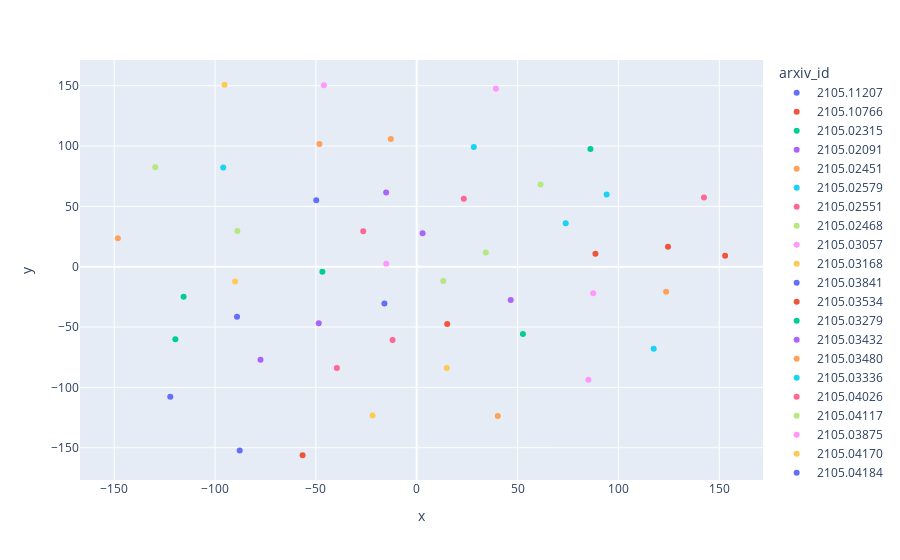

Notebook source saved alongside this figure:
### Code cell
# Initialize empty lists
all_embeddings = []
all_arxiv_ids = []
all_nugget_answers = []
all_nugget_questions = []

# Iterate over dataset to collect all embeddings and corresponding arxiv_id
for arxiv_id, data in dataset.items():
    for block in data['blocks']:
        for nugget in block.get("nuggets", []):
            all_embeddings.append(np.array(nugget['embedding']))
            all_arxiv_ids.append(arxiv_id) 
            all_nugget_answers.append(nugget['answer'])
            all_nugget_questions.append(nugget['question'])
            break

# Convert lists to numpy arrays
all_embeddings = np.array(all_embeddings)
all_arxiv_ids = np.array(all_arxiv_ids)
all_nugget_answers = np.array(all_nugget_answers)
all_nugget_questions = np.array(all_nugget_questions)
# Compute t-SNE
tsne = TSNE(n_components=2, random_state=0,init="pca")
tsne_embeddings = tsne.fit_transform(all_embeddings)

# Create a DataFrame to hold t-SNE, arxiv_id and nugget_answers
df = pd.DataFrame({
    'x': tsne_embeddings[:, 0],
    'y': tsne_embeddings[:, 1],
    'arxiv_id': all_arxiv_ids,
    'nugget_question': all_nugget_questions,
    'nugget_answer': all_nugget_answers
})

# Plot with plotly
fig = px.scatter(df, x='x', y='y', color='arxiv_id', hover_data=['nugget_answer', 'nugget_question'])
fig.show()

### Figure 1 — Plotly figure (JSON) as saved in the notebook; plotly's stock layout.template omitted (floating-point values rounded to 4 significant figures)
{"data": [{"customdata": [["Oil palm is the third largest oil crop in the world by planted area.", "What is the ranking of oil palm among oil crops in terms of planted area?"]], "hovertemplate": "arxiv_id=2105.11207<br>x=%{x}<br>y=%{y}<br>nugget_answer=%{customdata[0]}<br>nugget_question=%{customdata[1]}<extra></extra>", "legendgroup": "2105.11207", "marker": {"color": "#636efa", "symbol": "circle"}, "mode": "markers", "name": "2105.11207", "orientation": "v", "showlegend": true, "type": "scatter", "x": [-87.77], "xaxis": "x", "y": [-152.4], "yaxis": "y"}, {"customdata": [["Engineers have developed control systems to keep automated systems on course.", "What have engineers developed to keep automated systems on course?"]], "hovertemplate": "arxiv_id=2105.10766<br>x=%{x}<br>y=%{y}<br>nugget_answer=%{customdata[0]}<br>nugget_question=%{customdata[1]}<extra></extra>", "legendgroup": "2105.10766", "marker": {"color": "#EF553B", "symbol": "circle"}, "mode": "markers", "name": "2105.10766", "orientation": "v", "showlegend": true, "type": "scatter", "x": [88.62], "xaxis": "x", "y": [10.82], "yaxis": "y"}, {"customdata": [["Many datasets are relational in nature.", "What is the nature of many datasets?"]], "hovertemplate": "arxiv_id=2105.02315<br>x=%{x}<br>y=%{y}<br>nugget_answer=%{customdata[0]}<br>nugget_question=%{customdata[1]}<extra></extra>", "legendgroup": "2105.02315", "marker": {"color": "#00cc96", "symbol": "circle"}, "mode": "markers", "name": "2105.02315", "orientation": "v", "showlegend": true, "type": "scatter", "x": [52.66], "xaxis": "x", "y": [-55.73], "yaxis": "y"}, {"customdata": [["Social biases in algorithms.", "What has been investigated and identified in a number of contexts?"]], "hovertemplate": "arxiv_id=2105.02091<br>x=%{x}<br>y=%{y}<br>nugget_answer=%{customdata[0]}<br>nugget_question=%{customdata[1]}<extra></extra>", "legendgroup": "2105.02091", "marker": {"color": "#ab63fa", "symbol": "circle"}, "mode": "markers", "name": "2105.02091", "orientation": "v", "showlegend": true, "type": "scatter", "x": [-48.59], "xaxis": "x", "y": [-46.86], "yaxis": "y"}, {"customdata": [["Motion capture (mocap) data is a technique used to capture the movement of objects or people and record it as digital data.", "What is motion capture (mocap) data?"]], "hovertemplate": "arxiv_id=2105.02451<br>x=%{x}<br>y=%{y}<br>nugget_answer=%{customdata[0]}<br>nugget_question=%{customdata[1]}<extra></extra>", "legendgroup": "2105.02451", "marker": {"color": "#FFA15A", "symbol": "circle"}, "mode": "markers", "name": "2105.02451", "orientation": "v", "showlegend": true, "type": "scatter", "x": [-48.24], "xaxis": "x", "y": [101.7], "yaxis": "y"}, {"customdata": [["Monte Carlo techniques refer to a set of sampling methods used in statistics, signal processing, and machine learning. These methods can be categorized into four main families: direct methods based on transformation of random variables, rejection sampling procedures, Markov chain Monte Carlo (MCMC) algorithms, and importance sampling (IS) schemes.", "What are Monte Carlo techniques?"]], "hovertemplate": "arxiv_id=2105.02579<br>x=%{x}<br>y=%{y}<br>nugget_answer=%{customdata[0]}<br>nugget_question=%{customdata[1]}<extra></extra>", "legendgroup": "2105.02579", "marker": {"color": "#19d3f3", "symbol": "circle"}, "mode": "markers", "name": "2105.02579", "orientation": "v", "showlegend": true, "type": "scatter", "x": [117.5], "xaxis": "x", "y": [-68.03], "yaxis": "y"}, {"customdata": [["An ensemble is the combination of multiple models, trained to solve the same task and joined to improve the overall performance.", "What is an ensemble?"]], "hovertemplate": "arxiv_id=2105.02551<br>x=%{x}<br>y=%{y}<br>nugget_answer=%{customdata[0]}<br>nugget_question=%{customdata[1]}<extra></extra>", "legendgroup": "2105.02551", "marker": {"color": "#FF6692", "symbol": "circle"}, "mode": "markers", "name": "2105.02551", "orientation": "v", "showlegend": true, "type": "scatter", "x": [23.36], "xaxis": "x", "y": [56.27], "yaxis": "y"}, {"customdata": [["The desirable properties of neural nets according to the common belief are stability to random noise (small G_f) and stability to diffeomorphisms (small D_f).", "What are the desirable properties of neural nets according to the common belief?"]], "hovertemplate": "arxiv_id=2105.02468<br>x=%{x}<br>y=%{y}<br>nugget_answer=%{customdata[0]}<br>nugget_question=%{customdata[1]}<extra></extra>", "legendgroup": "2105.02468", "marker": {"color": "#B6E880", "symbol": "circle"}, "mode": "markers", "name": "2105.02468", "orientation": "v", "showlegend": true, "type": "scatter", "x": [34.24], "xaxis": "x", "y": [11.83], "yaxis": "y"}, {"customdata": [["Electrochemical systems are used for energy conversion and storage, as well as chemical manufacturing.", "What are electrochemical systems used for?"]], "hovertemplate": "arxiv_id=2105.03057<br>x=%{x}<br>y=%{y}<br>nugget_answer=%{customdata[0]}<br>nugget_question=%{customdata[1]}<extra></extra>", "legendgroup": "2105.03057", "marker": {"color": "#FF97FF", "symbol": "circle"}, "mode": "markers", "name": "2105.03057", "orientation": "v", "showlegend": true, "type": "scatter", "x": [87.5], "xaxis": "x", "y": [-21.96], "yaxis": "y"}, {"customdata": [["Anonymous eschews notions of social hierarchy, membership, and set interests.", "What sets Anonymous apart from typical social groups?"]], "hovertemplate": "arxiv_id=2105.03168<br>x=%{x}<br>y=%{y}<br>nugget_answer=%{customdata[0]}<br>nugget_question=%{customdata[1]}<extra></extra>", "legendgroup": "2105.03168", "marker": {"color": "#FECB52", "symbol": "circle"}, "mode": "markers", "name": "2105.03168", "orientation": "v", "showlegend": true, "type": "scatter", "x": [-95.3], "xaxis": "x", "y": [150.8], "yaxis": "y"}, {"customdata": [["The bag of words model is commonly used in signal processing, computer vision, and audio processing.", "What is the bag of words model commonly used in?"]], "hovertemplate": "arxiv_id=2105.03841<br>x=%{x}<br>y=%{y}<br>nugget_answer=%{customdata[0]}<br>nugget_question=%{customdata[1]}<extra></extra>", "legendgroup": "2105.03841", "marker": {"color": "#636efa", "symbol": "circle"}, "mode": "markers", "name": "2105.03841", "orientation": "v", "showlegend": true, "type": "scatter", "x": [-49.82], "xaxis": "x", "y": [55.02], "yaxis": "y"}, {"customdata": [["Physical simulation plays an important role in designing high-performance engineering components.", "What is the role of physical simulation in designing engineering components?"]], "hovertemplate": "arxiv_id=2105.03534<br>x=%{x}<br>y=%{y}<br>nugget_answer=%{customdata[0]}<br>nugget_question=%{customdata[1]}<extra></extra>", "legendgroup": "2105.03534", "marker": {"color": "#EF553B", "symbol": "circle"}, "mode": "markers", "name": "2105.03534", "orientation": "v", "showlegend": true, "type": "scatter", "x": [124.6], "xaxis": "x", "y": [16.51], "yaxis": "y"}, {"customdata": [["Recent innovations in deep learning models include GPT-2 and GPT-3.", "What are some recent innovations in deep learning models?"]], "hovertemplate": "arxiv_id=2105.03279<br>x=%{x}<br>y=%{y}<br>nugget_answer=%{customdata[0]}<br>nugget_question=%{customdata[1]}<extra></extra>", "legendgroup": "2105.03279", "marker": {"color": "#00cc96", "symbol": "circle"}, "mode": "markers", "name": "2105.03279", "orientation": "v", "showlegend": true, "type": "scatter", "x": [-46.77], "xaxis": "x", "y": [-4.213], "yaxis": "y"}, {"customdata": [["Neural approaches to language generation refer to the use of neural networks to generate human-like text. These approaches have become predominant in various tasks such as concept-to-text Natural Language Generation (NLG), Summarisation, and Machine Translation. They are favored for their ability to achieve state-of-the-art performance through end-to-end training.", "What are neural approaches to language generation?"]], "hovertemplate": "arxiv_id=2105.03432<br>x=%{x}<br>y=%{y}<br>nugget_answer=%{customdata[0]}<br>nugget_question=%{customdata[1]}<extra></extra>", "legendgroup": "2105.03432", "marker": {"color": "#ab63fa", "symbol": "circle"}, "mode": "markers", "name": "2105.03432", "orientation": "v", "showlegend": true, "type": "scatter", "x": [-15.16], "xaxis": "x", "y": [61.41], "yaxis": "y"}, {"customdata": [["The curse of dimensionality is a phenomenon in applied mathematics where the computational complexity of certain algorithms increases exponentially with the dimension of the problem. It is particularly challenging in high dimensional problems.", "What is the curse of dimensionality?"]], "hovertemplate": "arxiv_id=2105.03480<br>x=%{x}<br>y=%{y}<br>nugget_answer=%{customdata[0]}<br>nugget_question=%{customdata[1]}<extra></extra>", "legendgroup": "2105.03480", "marker": {"color": "#FFA15A", "symbol": "circle"}, "mode": "markers", "name": "2105.03480", "orientation": "v", "showlegend": true, "type": "scatter", "x": [40.2], "xaxis": "x", "y": [-123.8], "yaxis": "y"}, {"customdata": [["Optimal control problems are a class of optimization problems that have many applications in engineering. They involve finding the best control inputs for a system to optimize a certain objective, such as trajectory planning, robot manipulator control, and humanoid robot control.", "What are optimal control problems?"]], "hovertemplate": "arxiv_id=2105.03336<br>x=%{x}<br>y=%{y}<br>nugget_answer=%{customdata[0]}<br>nugget_question=%{customdata[1]}<extra></extra>", "legendgroup": "2105.03336", "marker": {"color": "#19d3f3", "symbol": "circle"}, "mode": "markers", "name": "2105.03336", "orientation": "v", "showlegend": true, "type": "scatter", "x": [73.87], "xaxis": "x", "y": [36.12], "yaxis": "y"}, {"customdata": [["Deep learning", "What is the dominant machine learning technique of recent times?"]], "hovertemplate": "arxiv_id=2105.04026<br>x=%{x}<br>y=%{y}<br>nugget_answer=%{customdata[0]}<br>nugget_question=%{customdata[1]}<extra></extra>", "legendgroup": "2105.04026", "marker": {"color": "#FF6692", "symbol": "circle"}, "mode": "markers", "name": "2105.04026", "orientation": "v", "showlegend": true, "type": "scatter", "x": [-11.98], "xaxis": "x", "y": [-60.71], "yaxis": "y"}, {"customdata": [["ACM's consolidated article template was introduced in 2017.", "When was ACM's consolidated article template introduced?"]], "hovertemplate": "arxiv_id=2105.04117<br>x=%{x}<br>y=%{y}<br>nugget_answer=%{customdata[0]}<br>nugget_question=%{customdata[1]}<extra></extra>", "legendgroup": "2105.04117", "marker": {"color": "#B6E880", "symbol": "circle"}, "mode": "markers", "name": "2105.04117", "orientation": "v", "showlegend": true, "type": "scatter", "x": [-88.93], "xaxis": "x", "y": [29.65], "yaxis": "y"}, {"customdata": [["An acknowledgment is a statement of gratitude or appreciation for someone's contribution or support.", "What is an acknowledgment?"]], "hovertemplate": "arxiv_id=2105.03875<br>x=%{x}<br>y=%{y}<br>nugget_answer=%{customdata[0]}<br>nugget_question=%{customdata[1]}<extra></extra>", "legendgroup": "2105.03875", "marker": {"color": "#FF97FF", "symbol": "circle"}, "mode": "markers", "name": "2105.03875", "orientation": "v", "showlegend": true, "type": "scatter", "x": [-46.02], "xaxis": "x", "y": [150.5], "yaxis": "y"}, {"customdata": [["Recommender systems (RS) are widely used in countless online applications to provide personalized suggestions to each user.", "What are recommender systems?"]], "hovertemplate": "arxiv_id=2105.04170<br>x=%{x}<br>y=%{y}<br>nugget_answer=%{customdata[0]}<br>nugget_question=%{customdata[1]}<extra></extra>", "legendgroup": "2105.04170", "marker": {"color": "#FECB52", "symbol": "circle"}, "mode": "markers", "name": "2105.04170", "orientation": "v", "showlegend": true, "type": "scatter", "x": [-90.07], "xaxis": "x", "y": [-12.33], "yaxis": "y"}, {"customdata": [["By the end of 2025, the number of mobile broadband subscriptions is estimated to increase to 9 billion.", "What is the estimated number of mobile broadband subscriptions by the end of 2025?"]], "hovertemplate": "arxiv_id=2105.04184<br>x=%{x}<br>y=%{y}<br>nugget_answer=%{customdata[0]}<br>nugget_question=%{customdata[1]}<extra></extra>", "legendgroup": "2105.04184", "marker": {"color": "#636efa", "symbol": "circle"}, "mode": "markers", "name": "2105.04184", "orientation": "v", "showlegend": true, "type": "scatter", "x": [-122.2], "xaxis": "x", "y": [-107.8], "yaxis": "y"}, {"customdata": [["The consequences of natural disasters in the Kingdom of Tonga can be damaging for the population, especially those who heavily depend on local agriculture as a primary food source.", "What are the consequences of natural disasters in the Kingdom of Tonga?"]], "hovertemplate": "arxiv_id=2105.04356<br>x=%{x}<br>y=%{y}<br>nugget_answer=%{customdata[0]}<br>nugget_question=%{customdata[1]}<extra></extra>", "legendgroup": "2105.04356", "marker": {"color": "#EF553B", "symbol": "circle"}, "mode": "markers", "name": "2105.04356", "orientation": "v", "showlegend": true, "type": "scatter", "x": [-56.58], "xaxis": "x", "y": [-156.3], "yaxis": "y"}, {"customdata": [["Computer vision and topology optimization are related in that both involve optimizing a set of elements/pixels in a grid and minimizing a functional to obtain an optimized configuration. In computer vision, the optimized configuration could be a set of segmentation labels, while in topology optimization, it could be thought of as material phases.", "How are computer vision and topology optimization related?"]], "hovertemplate": "arxiv_id=2105.04232<br>x=%{x}<br>y=%{y}<br>nugget_answer=%{customdata[0]}<br>nugget_question=%{customdata[1]}<extra></extra>", "legendgroup": "2105.04232", "marker": {"color": "#00cc96", "symbol": "circle"}, "mode": "markers", "name": "2105.04232", "orientation": "v", "showlegend": true, "type": "scatter", "x": [86.12], "xaxis": "x", "y": [97.67], "yaxis": "y"}, {"customdata": [["Prediction systems are being used for tasks such as predicting recidivism risk to help judges make bail decisions, assessing credit ratings, assessing the risk of defaulting on a loan, and predicting the risk of accidents for insurance purposes.", "What are some socially impactful tasks that prediction systems are being used for?"]], "hovertemplate": "arxiv_id=2105.04249<br>x=%{x}<br>y=%{y}<br>nugget_answer=%{customdata[0]}<br>nugget_question=%{customdata[1]}<extra></extra>", "legendgroup": "2105.04249", "marker": {"color": "#ab63fa", "symbol": "circle"}, "mode": "markers", "name": "2105.04249", "orientation": "v", "showlegend": true, "type": "scatter", "x": [-77.45], "xaxis": "x", "y": [-77.07], "yaxis": "y"}, {"customdata": [["A Brain-Computer Interface (BCI) is a tool that allows the use of brain signals to control an external device or to emit a message.", "What is a Brain-Computer Interface (BCI)?"]], "hovertemplate": "arxiv_id=2105.04294<br>x=%{x}<br>y=%{y}<br>nugget_answer=%{customdata[0]}<br>nugget_question=%{customdata[1]}<extra></extra>", "legendgroup": "2105.04294", "marker": {"color": "#FFA15A", "symbol": "circle"}, "mode": "markers", "name": "2105.04294", "orientation": "v", "showlegend": true, "type": "scatter", "x": [-12.83], "xaxis": "x", "y": [105.8], "yaxis": "y"}, {"customdata": [["The purpose of design optimization in engineering is to find solutions to technical problems.", "What is the purpose of design optimization in engineering?"]], "hovertemplate": "arxiv_id=2105.04247<br>x=%{x}<br>y=%{y}<br>nugget_answer=%{customdata[0]}<br>nugget_question=%{customdata[1]}<extra></extra>", "legendgroup": "2105.04247", "marker": {"color": "#19d3f3", "symbol": "circle"}, "mode": "markers", "name": "2105.04247", "orientation": "v", "showlegend": true, "type": "scatter", "x": [94.17], "xaxis": "x", "y": [59.89], "yaxis": "y"}, {"customdata": [["Models based on artificial neural networks (ANNs) have achieved unexpected success in a wide range of machine learning and artificial intelligence fields such as computer vision, natural language processing, and reinforcement learning.", "What is the success of models based on artificial neural networks (ANNs)?"]], "hovertemplate": "arxiv_id=2105.04156<br>x=%{x}<br>y=%{y}<br>nugget_answer=%{customdata[0]}<br>nugget_question=%{customdata[1]}<extra></extra>", "legendgroup": "2105.04156", "marker": {"color": "#FF6692", "symbol": "circle"}, "mode": "markers", "name": "2105.04156", "orientation": "v", "showlegend": true, "type": "scatter", "x": [-26.52], "xaxis": "x", "y": [29.42], "yaxis": "y"}, {"customdata": [["The new goal in optimization is to have the option of choosing from different solutions that are good enough to fulfill a task, rather than being guided by single-solution algorithms.", "What is the new goal in optimization with the advent of 3D printing and generative design?"]], "hovertemplate": "arxiv_id=2105.04252<br>x=%{x}<br>y=%{y}<br>nugget_answer=%{customdata[0]}<br>nugget_question=%{customdata[1]}<extra></extra>", "legendgroup": "2105.04252", "marker": {"color": "#B6E880", "symbol": "circle"}, "mode": "markers", "name": "2105.04252", "orientation": "v", "showlegend": true, "type": "scatter", "x": [61.4], "xaxis": "x", "y": [68.07], "yaxis": "y"}, {"customdata": [["Graph Neural Networks (GNNs) have attracted the attention of many AI researchers.", "What has attracted the attention of many AI researchers?"]], "hovertemplate": "arxiv_id=2105.04528<br>x=%{x}<br>y=%{y}<br>nugget_answer=%{customdata[0]}<br>nugget_question=%{customdata[1]}<extra></extra>", "legendgroup": "2105.04528", "marker": {"color": "#FF97FF", "symbol": "circle"}, "mode": "markers", "name": "2105.04528", "orientation": "v", "showlegend": true, "type": "scatter", "x": [-15.09], "xaxis": "x", "y": [2.364], "yaxis": "y"}, {"customdata": [["Cybersecurity has become a critical aspect for many companies because a vulnerability or breach in its infrastructure can generate a considerable loss of value in economical, reputational, digital, psychological, and societal terms.", "Why has cybersecurity become a critical aspect for many companies?"]], "hovertemplate": "arxiv_id=2105.04798<br>x=%{x}<br>y=%{y}<br>nugget_answer=%{customdata[0]}<br>nugget_question=%{customdata[1]}<extra></extra>", "legendgroup": "2105.04798", "marker": {"color": "#FECB52", "symbol": "circle"}, "mode": "markers", "name": "2105.04798", "orientation": "v", "showlegend": true, "type": "scatter", "x": [-21.88], "xaxis": "x", "y": [-123.3], "yaxis": "y"}, {"customdata": [["Recommender systems play a central role in alleviating information overload problems by helping users to discover content relevant to their interests.", "What role do recommender systems play in alleviating information overload problems?"]], "hovertemplate": "arxiv_id=2105.04769<br>x=%{x}<br>y=%{y}<br>nugget_answer=%{customdata[0]}<br>nugget_question=%{customdata[1]}<extra></extra>", "legendgroup": "2105.04769", "marker": {"color": "#636efa", "symbol": "circle"}, "mode": "markers", "name": "2105.04769", "orientation": "v", "showlegend": true, "type": "scatter", "x": [-89.09], "xaxis": "x", "y": [-41.49], "yaxis": "y"}, {"customdata": [["Data-driven discovery of dynamic models", "What has recently picked up much attention in data science and machine learning?"]], "hovertemplate": "arxiv_id=2105.04869<br>x=%{x}<br>y=%{y}<br>nugget_answer=%{customdata[0]}<br>nugget_question=%{customdata[1]}<extra></extra>", "legendgroup": "2105.04869", "marker": {"color": "#EF553B", "symbol": "circle"}, "mode": "markers", "name": "2105.04869", "orientation": "v", "showlegend": true, "type": "scatter", "x": [15.12], "xaxis": "x", "y": [-47.51], "yaxis": "y"}, {"customdata": [["Recommender systems are algorithms that provide personalized recommendations to users based on their preferences and behavior.", "What are recommender systems?"]], "hovertemplate": "arxiv_id=2105.05008<br>x=%{x}<br>y=%{y}<br>nugget_answer=%{customdata[0]}<br>nugget_question=%{customdata[1]}<extra></extra>", "legendgroup": "2105.05008", "marker": {"color": "#00cc96", "symbol": "circle"}, "mode": "markers", "name": "2105.05008", "orientation": "v", "showlegend": true, "type": "scatter", "x": [-115.6], "xaxis": "x", "y": [-24.95], "yaxis": "y"}, {"customdata": [["Spiking Neural Networks (SNNs) are the third generation of Artificial Neural Networks (ANN) that have high biological plausibility, temporal information processing capability, and low power consumption on neuromorphic chips.", "What are Spiking Neural Networks (SNNs)?"]], "hovertemplate": "arxiv_id=2105.04916<br>x=%{x}<br>y=%{y}<br>nugget_answer=%{customdata[0]}<br>nugget_question=%{customdata[1]}<extra></extra>", "legendgroup": "2105.04916", "marker": {"color": "#ab63fa", "symbol": "circle"}, "mode": "markers", "name": "2105.04916", "orientation": "v", "showlegend": true, "type": "scatter", "x": [2.913], "xaxis": "x", "y": [27.69], "yaxis": "y"}, {"customdata": [["Uncertainties in practical engineering systems can exist in various forms, such as randomness associated with geometrical configurations, material properties, boundary conditions, and loading conditions.", "What are some forms of uncertainties in practical engineering systems?"]], "hovertemplate": "arxiv_id=2105.04979<br>x=%{x}<br>y=%{y}<br>nugget_answer=%{customdata[0]}<br>nugget_question=%{customdata[1]}<extra></extra>", "legendgroup": "2105.04979", "marker": {"color": "#FFA15A", "symbol": "circle"}, "mode": "markers", "name": "2105.04979", "orientation": "v", "showlegend": true, "type": "scatter", "x": [123.6], "xaxis": "x", "y": [-20.7], "yaxis": "y"}, {"customdata": [["The three main approaches to teach computer science are CS unplugged activities, Tangible Programming Languages (TPLs), and Visual Programming Languages (VPLs).", "What are the three main approaches to teach computer science?"]], "hovertemplate": "arxiv_id=2105.04963<br>x=%{x}<br>y=%{y}<br>nugget_answer=%{customdata[0]}<br>nugget_question=%{customdata[1]}<extra></extra>", "legendgroup": "2105.04963", "marker": {"color": "#19d3f3", "symbol": "circle"}, "mode": "markers", "name": "2105.04963", "orientation": "v", "showlegend": true, "type": "scatter", "x": [28.3], "xaxis": "x", "y": [99.23], "yaxis": "y"}, {"customdata": [["The field of structural health monitoring (SHM) is concerned with the development and implementation of online data acquisition and processing systems for the purpose of damage detection in structures and infrastructure.", "What is the field of structural health monitoring (SHM) concerned with?"]], "hovertemplate": "arxiv_id=2105.05622<br>x=%{x}<br>y=%{y}<br>nugget_answer=%{customdata[0]}<br>nugget_question=%{customdata[1]}<extra></extra>", "legendgroup": "2105.05622", "marker": {"color": "#FF6692", "symbol": "circle"}, "mode": "markers", "name": "2105.05622", "orientation": "v", "showlegend": true, "type": "scatter", "x": [142.4], "xaxis": "x", "y": [57.37], "yaxis": "y"}, {"customdata": [["The radiative transfer equation (RTE) describes particle propagation and interaction with a background medium.", "What does the radiative transfer equation (RTE) describe?"]], "hovertemplate": "arxiv_id=2105.05690<br>x=%{x}<br>y=%{y}<br>nugget_answer=%{customdata[0]}<br>nugget_question=%{customdata[1]}<extra></extra>", "legendgroup": "2105.05690", "marker": {"color": "#B6E880", "symbol": "circle"}, "mode": "markers", "name": "2105.05690", "orientation": "v", "showlegend": true, "type": "scatter", "x": [-129.6], "xaxis": "x", "y": [82.42], "yaxis": "y"}, {"customdata": [["Parameterized quantum circuits, also known as variational quantum circuits, are algorithms that rely on adjusting the parameters of a quantum circuit to perform specific tasks. These circuits can be tailored to the restrictions of NISQ devices and can realize input-output correlations that are intractable for classical computation.", "What are parameterized quantum circuits?"]], "hovertemplate": "arxiv_id=2105.05566<br>x=%{x}<br>y=%{y}<br>nugget_answer=%{customdata[0]}<br>nugget_question=%{customdata[1]}<extra></extra>", "legendgroup": "2105.05566", "marker": {"color": "#FF97FF", "symbol": "circle"}, "mode": "markers", "name": "2105.05566", "orientation": "v", "showlegend": true, "type": "scatter", "x": [85.1], "xaxis": "x", "y": [-93.6], "yaxis": "y"}, {"customdata": [["Geometric deep learning is the approach of using inherent geometric structure in data, and symmetry derived from geometry, to improve deep learning models.", "What is geometric deep learning?"]], "hovertemplate": "arxiv_id=2105.05400<br>x=%{x}<br>y=%{y}<br>nugget_answer=%{customdata[0]}<br>nugget_question=%{customdata[1]}<extra></extra>", "legendgroup": "2105.05400", "marker": {"color": "#FECB52", "symbol": "circle"}, "mode": "markers", "name": "2105.05400", "orientation": "v", "showlegend": true, "type": "scatter", "x": [14.88], "xaxis": "x", "y": [-83.9], "yaxis": "y"}, {"customdata": [["Contemporary statistical models based on deep learning trade off interpretability and simplicity of traditional models for powerful parameterizations and inductive biases.", "What is the trade-off of contemporary statistical models based on deep learning?"]], "hovertemplate": "arxiv_id=2105.05641<br>x=%{x}<br>y=%{y}<br>nugget_answer=%{customdata[0]}<br>nugget_question=%{customdata[1]}<extra></extra>", "legendgroup": "2105.05641", "marker": {"color": "#636efa", "symbol": "circle"}, "mode": "markers", "name": "2105.05641", "orientation": "v", "showlegend": true, "type": "scatter", "x": [-16.02], "xaxis": "x", "y": [-30.59], "yaxis": "y"}, {"customdata": [["The repetitive manipulation or modification of the mesh system in standard finite element method (FEM) is a key time-costly issue in simulation-based engineering applications, which has motivated the development of isogeometric approaches.", "What is the motivation for developing isogeometric approaches?"]], "hovertemplate": "arxiv_id=2105.06363<br>x=%{x}<br>y=%{y}<br>nugget_answer=%{customdata[0]}<br>nugget_question=%{customdata[1]}<extra></extra>", "legendgroup": "2105.06363", "marker": {"color": "#EF553B", "symbol": "circle"}, "mode": "markers", "name": "2105.06363", "orientation": "v", "showlegend": true, "type": "scatter", "x": [152.9], "xaxis": "x", "y": [9.016], "yaxis": "y"}, {"customdata": [["Video on demand and music streaming services are among the most successful application domains of Recommender Systems.", "What are some successful application domains of Recommender Systems?"]], "hovertemplate": "arxiv_id=2105.06275<br>x=%{x}<br>y=%{y}<br>nugget_answer=%{customdata[0]}<br>nugget_question=%{customdata[1]}<extra></extra>", "legendgroup": "2105.06275", "marker": {"color": "#00cc96", "symbol": "circle"}, "mode": "markers", "name": "2105.06275", "orientation": "v", "showlegend": true, "type": "scatter", "x": [-119.7], "xaxis": "x", "y": [-60.19], "yaxis": "y"}, {"customdata": [["Graph-structured data widely exist in diverse real-world scenarios, such as social networks, e-commerce graphs, citation graphs, and biological networks.", "What are some examples of real-world scenarios where graph-structured data exists?"]], "hovertemplate": "arxiv_id=2105.06725<br>x=%{x}<br>y=%{y}<br>nugget_answer=%{customdata[0]}<br>nugget_question=%{customdata[1]}<extra></extra>", "legendgroup": "2105.06725", "marker": {"color": "#ab63fa", "symbol": "circle"}, "mode": "markers", "name": "2105.06725", "orientation": "v", "showlegend": true, "type": "scatter", "x": [46.59], "xaxis": "x", "y": [-27.58], "yaxis": "y"}, {"customdata": [["A primary objective of educational institutions is equity of outcome, such as degree attainment.", "What is a primary objective of educational institutions?"]], "hovertemplate": "arxiv_id=2105.06604<br>x=%{x}<br>y=%{y}<br>nugget_answer=%{customdata[0]}<br>nugget_question=%{customdata[1]}<extra></extra>", "legendgroup": "2105.06604", "marker": {"color": "#FFA15A", "symbol": "circle"}, "mode": "markers", "name": "2105.06604", "orientation": "v", "showlegend": true, "type": "scatter", "x": [-148.2], "xaxis": "x", "y": [23.55], "yaxis": "y"}, {"customdata": [["Multi-messenger astrophysics is a field of study that combines observations from different types of messengers, such as gravitational waves, electromagnetic waves, and neutrinos, to gain a more complete understanding of astrophysical phenomena.", "What is multi-messenger astrophysics?"]], "hovertemplate": "arxiv_id=2105.06479<br>x=%{x}<br>y=%{y}<br>nugget_answer=%{customdata[0]}<br>nugget_question=%{customdata[1]}<extra></extra>", "legendgroup": "2105.06479", "marker": {"color": "#19d3f3", "symbol": "circle"}, "mode": "markers", "name": "2105.06479", "orientation": "v", "showlegend": true, "type": "scatter", "x": [-95.93], "xaxis": "x", "y": [82.19], "yaxis": "y"}, {"customdata": [["The motivation behind developing algorithms and models in the field of Responsible ML or Trustworthy ML is to ensure that machine learning systems behave in a socially responsible manner. With the increase in the deployment of ML systems in the real world, there is a need to embody qualities such as fairness, explainability, privacy, and robustness in these systems.", "What is the motivation behind developing algorithms and models in the field of Responsible ML or Trustworthy ML?"]], "hovertemplate": "arxiv_id=2105.06591<br>x=%{x}<br>y=%{y}<br>nugget_answer=%{customdata[0]}<br>nugget_question=%{customdata[1]}<extra></extra>", "legendgroup": "2105.06591", "marker": {"color": "#FF6692", "symbol": "circle"}, "mode": "markers", "name": "2105.06591", "orientation": "v", "showlegend": true, "type": "scatter", "x": [-39.6], "xaxis": "x", "y": [-83.97], "yaxis": "y"}, {"customdata": [["Standard neural networks fit a single point estimate of their weights, while Bayesian neural networks infer a posterior distribution over their weights given training data.", "What is the difference between standard neural networks and Bayesian neural networks?"]], "hovertemplate": "arxiv_id=2105.06964<br>x=%{x}<br>y=%{y}<br>nugget_answer=%{customdata[0]}<br>nugget_question=%{customdata[1]}<extra></extra>", "legendgroup": "2105.06964", "marker": {"color": "#B6E880", "symbol": "circle"}, "mode": "markers", "name": "2105.06964", "orientation": "v", "showlegend": true, "type": "scatter", "x": [13.16], "xaxis": "x", "y": [-11.78], "yaxis": "y"}, {"customdata": [["Current tests to diagnose hearing loss require the active participation of the person being tested, which can be labor and time-intensive.", "Why are current tests to diagnose hearing loss labor and time-intensive?"]], "hovertemplate": "arxiv_id=2105.06844<br>x=%{x}<br>y=%{y}<br>nugget_answer=%{customdata[0]}<br>nugget_question=%{customdata[1]}<extra></extra>", "legendgroup": "2105.06844", "marker": {"color": "#FF97FF", "symbol": "circle"}, "mode": "markers", "name": "2105.06844", "orientation": "v", "showlegend": true, "type": "scatter", "x": [39.26], "xaxis": "x", "y": [147.5], "yaxis": "y"}], "layout": {"legend": {"title": {"text": "arxiv_id"}, "tracegroupgap": 0}, "margin": {"t": 60}, "xaxis": {"anchor": "y", "domain": [0, 1], "title": {"text": "x"}}, "yaxis": {"anchor": "x", "domain": [0, 1], "title": {"text": "y"}}}}
